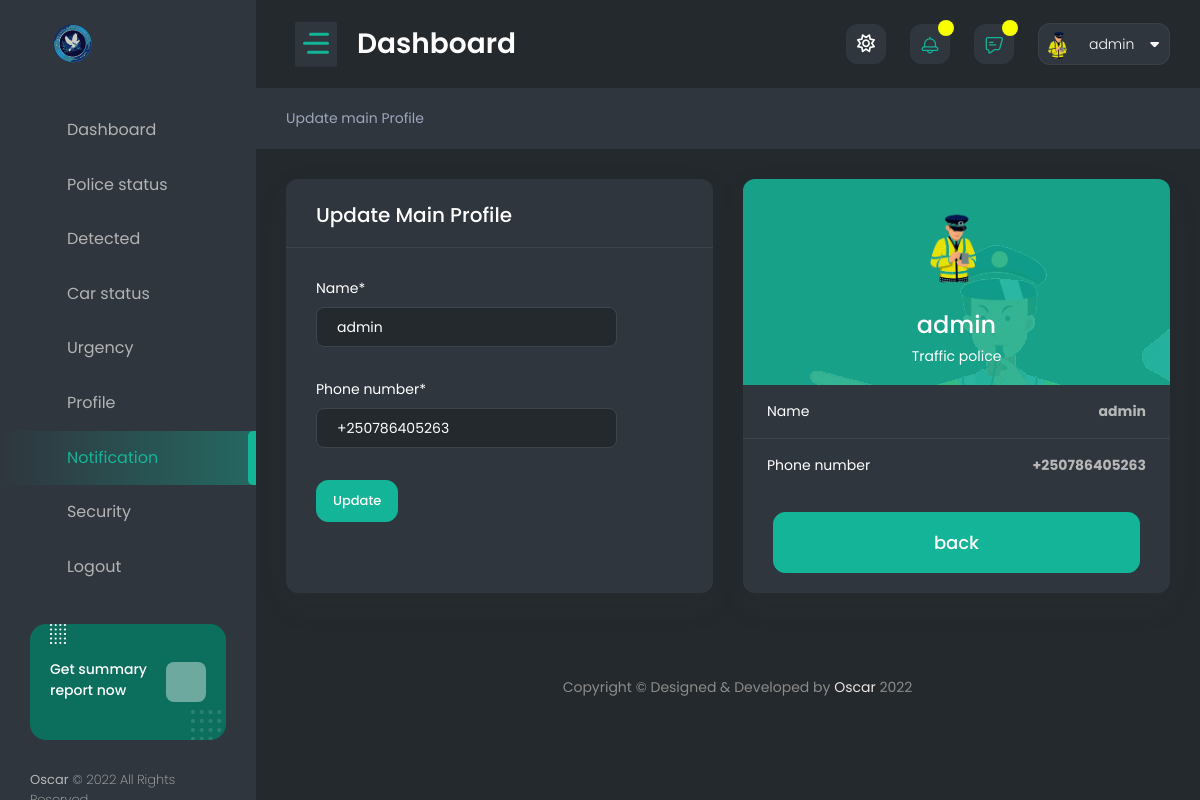
The page /update_main_profile/ (signed in) on the database its author committed.
### authentication/models.py (models this page shows, shortened)
class Profile(models.Model):
    user = models.OneToOneField(User, on_delete=models.CASCADE)
    user_image = models.ImageField(upload_to='images/', default='profile.png', )
    date_of_birth = models.DateField(max_length=250, blank=True, null=True)
    id_number = models.PositiveIntegerField(blank=True, null=True)
    email = models.EmailField(blank=True, null=True)
    rank = models.CharField(max_length=50, blank=True, null=True)
    residence = models.CharField(max_length=50, blank=True, null=True)

class User(AbstractBaseUser):
    name = models.CharField(max_length=255, null=False)
    phone_number = PhoneNumberField(unique=True)
    is_verified = models.BooleanField(default=False)
    is_verified_police = models.BooleanField(default=False)
    is_two_f_enable = models.BooleanField(default=False)
    is_active = models.BooleanField(default=True)
    staff = models.BooleanField(default=False)
    admin = models.BooleanField(default=False)
    USERNAME_FIELD = 'phone_number'
    REQUIRED_FIELDS = ['name']
    objects = UserManager()
    objects = UserManager()
    objects = UserManager()

### authentication/views.py (the view)
# urls.py: path('update_main_profile/', views.update_main_profile, name='update_main_profile'),
@login_required(login_url='login')
def update_main_profile(request):
    user = request.user
    phone_number = user.phone_number
    user_main = get_object_or_404(User, phone_number=phone_number)
    form = UpdateMainForm(request.POST or None, instance=user_main)
    if form.is_valid():
        form.save('update_main_profile')
    context = {
        'form': form
    }
    return render(request, 'dashboard/update_main_profile.html', context)

### authentication/forms.py
class UpdateMainForm(forms.ModelForm):
    class Meta:
        model = User
        fields = ['name', 'phone_number', ]

### authentication/context_processors.py (called while the page is built)
def extras(request):
    user = request.user
    if user.is_authenticated:
        police_req = Police_request.objects.filter(police=user).first()
        profile_police = get_object_or_404(Profile, user=user)
        user_small = user.name
        user_small = user_small.split(' ')
        user_small = user_small[0][:2].upper()
        police_req = police_req
    else:
        profile_police = None
        user_small = None
        police_req = None
    return {
        'profile': profile_police,
        'user': user,
        'user_small': user_small,
        'police_req': police_req
    }

def message_review(request):
    try:
        user = request.user
        message_all = Send_message.objects.filter(police_user=user)[:10]
        user_small = user.name
        user_small = user_small.split(' ')
        user_small = user_small[0][:2].upper()
    except:
        message_all = []
        user_small = 'AA'
    return {
        'message_all': message_all,
        'user_small': user_small
    }

### authentication/templates/dashboard/update_main_profile.html (shortened to what this page needs)
{% extends 'base.html' %}
{% load static %}
{% load crispy_forms_tags %}
{% block content %}
    <div class="content-body">
        <div class="container-fluid">
            <div class="row page-titles">
					<ol class="breadcrumb">
						<li class="breadcrumb-item active"><a href="">Update main Profile</a></li>
					</ol>
                </div>
            <div class="row">
                <div class="col-xl-6 col-lg-12">
                        <div class="card">
                            <div class="card-header">
                                <h4 class="card-title">Update main Profile</h4>
                            </div>
                            <div class="card-body">
                                <div class="basic-form">
                                    <form action="" method="POST">
                                        <div class="mb-3 row">
                                            <div class="col-sm-10">
                                                {{ form.name|as_crispy_field  }}
                                            </div>
                                        </div>
                                        <div class="mb-3 row">
                                            <div class="col-sm-10">
                                                {{ form.phone_number|as_crispy_field  }}
                                            </div>
                                        </div>
                                        <button type="submit" class="btn btn-primary">Update</button>
                                    </form>
                                </div>
                            </div>
                        </div>
                    </div>
                <div class="col-xl-6 col-lg-12 col-sm-12">
						<div class="card overflow-hidden">
							<div class="text-center p-3 overlay-box " style="background-image: url({% static 'dashboard/images/policeall.png' %});">
								<div class="profile-photo">
									<img src="{{ profile.user_image.url }}" width="100" class="img-fluid rounded-circle" alt="">
								</div>
								<h3 class="mt-3 mb-1 text-white">{{ user.name }}</h3>
								<p class="text-white mb-0">Traffic police</p>
							</div>
							<ul class="list-group list-group-flush">
								<li class="list-group-item d-flex justify-content-between"><span class="mb-0">Name</span> <strong class="text-muted">{{ user.name }}	</strong></li>
								<li class="list-group-item d-flex justify-content-between"><span class="mb-0">Phone number</span> 		<strong class="text-muted">{{ user.phone_number }}	</strong></li>
							</ul>
                            <div class="card-footer border-0 mt-0">
                                <a href="{% url 'police_profile' %}"><button class="btn btn-primary btn-lg btn-block">
									 back
								</button></a>
                            </div>
                        </div>
					</div>
            </div>
        </div>
    </div>
{% endblock %}

### templates/base.html (shortened to what this page needs)
<!DOCTYPE html>
<html lang="en">
<head>
    {% load static %}
	<link href="{% static 'dashboard/vendor/owl-carousel/owl.carousel.css' %}" rel="stylesheet">
    <link href="{% static 'dashboard/vendor/bootstrap-select/dist/css/bootstrap-select.min.css' %}" rel="stylesheet">
    <link href="{% static 'dashboard/css/style.css' %}" rel="stylesheet">
	<link href="{% static 'dashboard/cdn.lineicons.com/2.0/LineIcons.css' %}" rel="stylesheet">
</head>
<body>
    <div id="main-wrapper">
        <div class="nav-header">
            <a href="" class="brand-logo">
                <img class="logo-abbr" src="{% static 'home/images/policelogo.svg' %}" alt="" style="height: 120px; width: 120px; ">
            </a>
            <div class="nav-control">
                <div class="hamburger">
                    <span class="line"></span><span class="line"></span><span class="line"></span>
                </div>
            </div>
        </div>
        <div class="header">
            <div class="header-content">
                <nav class="navbar navbar-expand">
                    <div class="collapse navbar-collapse justify-content-between">
                        <div class="header-left">
                            <div class="dashboard_bar">
                                Dashboard
                            </div>
                        </div>
                        <ul class="navbar-nav header-right">
							<li class="nav-item dropdown notification_dropdown">
                                <a class="nav-link bell dz-theme-mode active" href="javascript:void(0);">
									<i id="icon-light" class="far fa-sun"></i>
                                </a>
							</li>
                            <li class="nav-item dropdown notification_dropdown">
                                <a class="nav-link  ai-icon" href="javascript:;" role="button" data-bs-toggle="dropdown">
									<div class="pulse-css"></div>
                                </a>
                            </li>
                            <li class="nav-item dropdown notification_dropdown">
                                <a class="nav-link bell bell-link" href="javascript:;">
									<div class="pulse-css"></div>
                                </a>
							</li>
                            <li class="nav-item dropdown header-profile">
                                <a class="nav-link" href="" role="button" data-bs-toggle="dropdown">
                                    <img src="{{ profile.user_image.url }}" width="20" alt=""/>
									<div class="header-info">
										<span>{{ user.name }}<i class="fa fa-caret-down ms-3" aria-hidden="true"></i></span>
									</div>
                                </a>
                            </li>
                        </ul>
                    </div>
                </nav>
            </div>
        </div>
        <div class="deznav">
            <div class="deznav-scroll">
				<ul class="metismenu" id="menu">
                    <li><a class="ai-icon" href="{% url 'dashboard' %}" aria-expanded="false">
							<i class="flaticon-layout"></i>
							<span class="nav-text">Dashboard</span>
						</a>
                    </li>
                    <li><a class="ai-icon" href="{% url 'police_profile' %}" aria-expanded="false">
						<i class="flaticon-monitor"></i>
							<span class="nav-text">Police status</span>
						</a>
                    </li>
                    <li><a class="ai-icon" href="{% url 'all_car_detection' %}" aria-expanded="false">
							<i class="flaticon-bar-chart-1"></i>
							<span class="nav-text">Detected</span>
						</a>
                    <li><a class="ai-icon" href="{% url 'charged_car_detected' %}" aria-expanded="false">
							<i class="flaticon-bar-chart-1"></i>
							<span class="nav-text">Car status</span>
						</a>
                    </li>
                    <li><a class="ai-icon" href="{% url 'urgence_car' %}" aria-expanded="false">
							<i class="flaticon-web"></i>
							<span class="nav-text">Urgency</span>
						</a>
                    </li>
                    <li><a class="ai-icon" href="{% url 'police_profile' %}" aria-expanded="false">
							<i class="flaticon-plugin"></i>
							<span class="nav-text">Profile</span>
						</a>
                    </li>
                    <li><a href="" class="ai-icon" aria-expanded="false">
							<i class="flaticon-admin"></i>
							<span class="nav-text">Notification</span>
						</a>
					</li>
                    <li><a class="ai-icon" href="{% url 'enable_two_f' %}" aria-expanded="false">
							<i class="flaticon-contract"></i>
							<span class="nav-text">Security</span>
						</a>
                    </li>
                    <li><a class="ai-icon" href="{% url 'logout' %}" aria-expanded="false">
							<i class="flaticon-table"></i>
							<span class="nav-text">Logout</span>
						</a>
                    </li>
                </ul>
				<div class="plus-box">
					<p class="fs-15 font-w500 mb-1">Get summary report now</p>
					<a class="text-white fs-26" href="javascript:;"><i class="las la-long-arrow-alt-right"></i></a>
				</div>
				<div class="copyright">
					<p class="fs-13 font-w200"><strong class="font-w400">Oscar</strong> © 2022 All Rights Reserved</p>
				</div>
			</div>
        </div>
        {% block content %}
        {% endblock %}
        <div class="footer">
            <div class="copyright">
                <p>Copyright © Designed &amp; Developed by <a href="https://www.facebook.com/koracode/" target="_blank">Oscar</a> 2022</p>
            </div>
        </div>
    </div>
</body>
</html>

### rows shown on the page
Profile: user_image (placeholder picture)
User: name "admin", phone_number "+250786405263"
